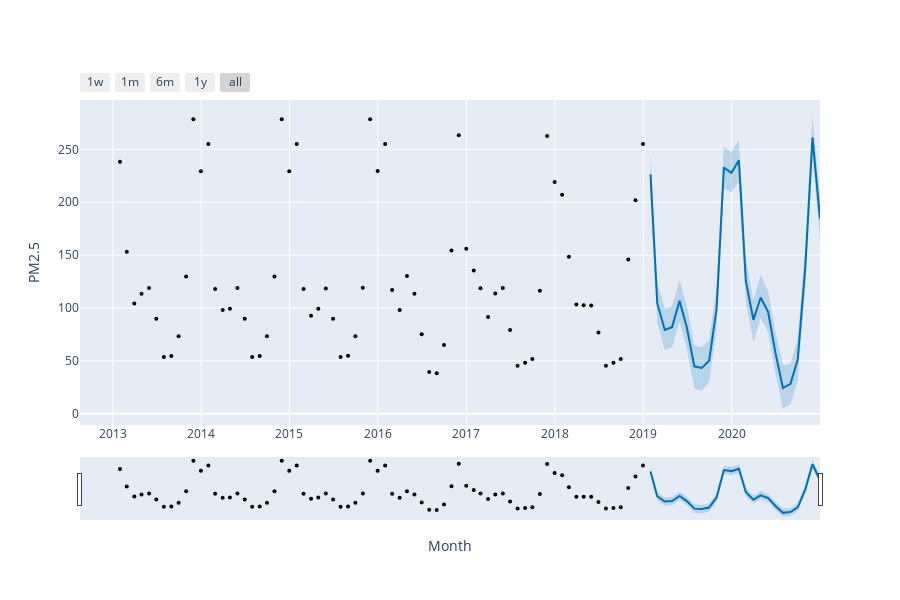

Notebook source saved alongside this figure:
### Code cell
fig = plot_plotly(model, forecast,xlabel='Month', ylabel='PM2.5')  # This returns a plotly Figure
py.iplot(fig)
